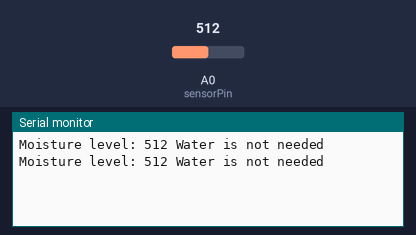
The sketch below on a simulated Arduino Uno, built with avr-gcc and run on an emulated ATmega328P. Shown: the last lines printed to the serial monitor. The inputs (shaded band) are chosen by the test bench; at power-on: A0 (sensorPin) = 512.

Above: at 1.8 s.
1.9 s: A0 (sensorPin) set to 492
At 2.5 s:
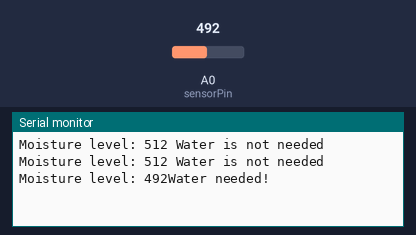
4.5 s: A0 (sensorPin) set to 510
At 5.8 s:
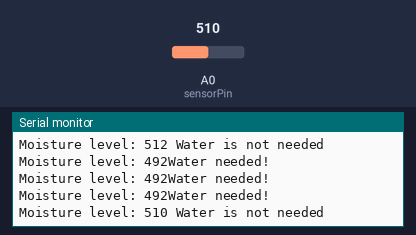

Measured:
- the behaviour switches between 500 and 499 on A0 (sensorPin) (found by bisection; images 0 and 1)
- after the input at 1.9 s, the serial monitor: prints a new line after 0.10 s (image 1)
- after the input at 4.5 s, the serial monitor: prints a new line after 0.50 s (image 2)

The sketch:

main.ino
```cpp
int sensorPin = A0;  // Soil moisture sensor connected to analog pin A0
int threshold = 500;  // Moisture level threshold

void setup() {
  Serial.begin(9600);  // Initialize serial communication
}

void loop() {
  int moisture = analogRead(sensorPin);  // Read soil moisture level
  Serial.print("Moisture level: ");
  Serial.print(moisture);
  if (moisture < threshold) {
    Serial.println("Water needed!");  // Print message if moisture level is below threshold
  } else {
    Serial.println(" Water is not needed");  // Print newline character if moisture level is above threshold
  }
  delay(1000);  // Wait for 1 second
}
```
